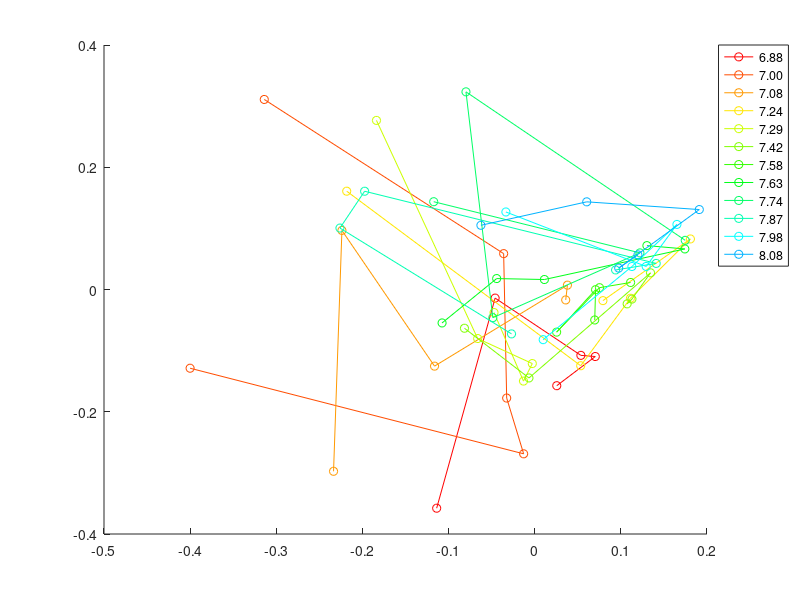
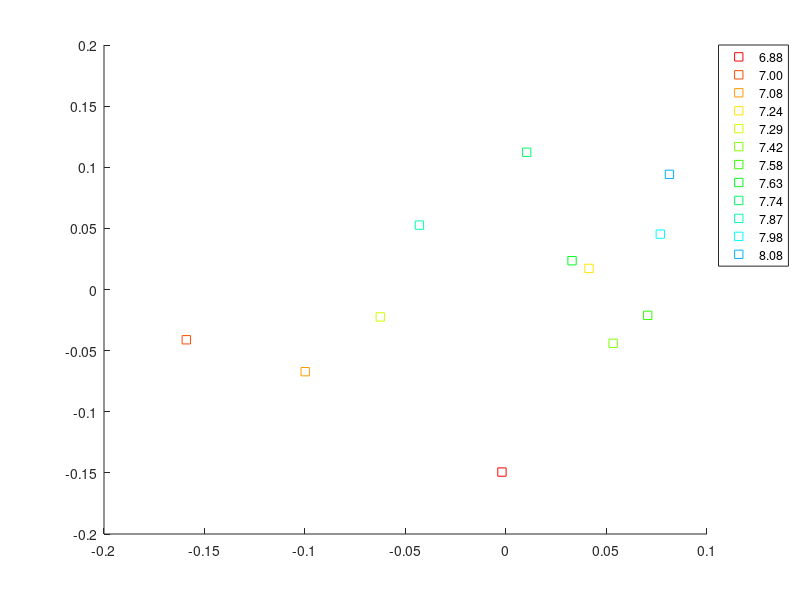
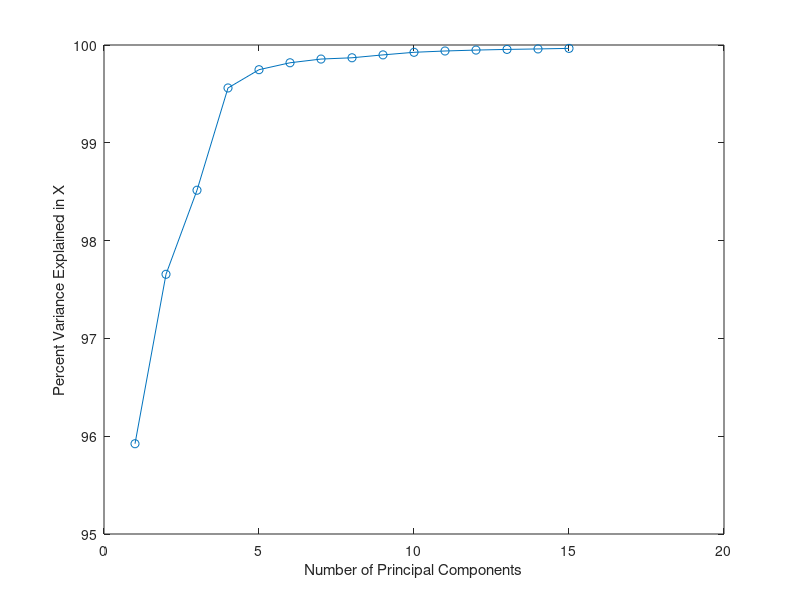
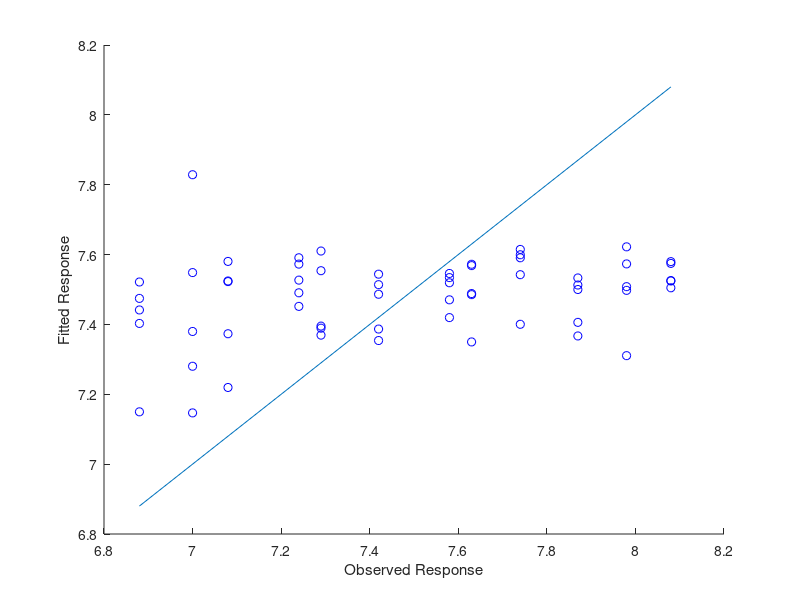

MATLAB code to generate these figures, in order:
clear; close all; clc

nlevels = 12;
nreps = 5;

%% Virtualization
fprintf('Visualizing dataset for PLS.\n\n');
cc = hsv(20);
load samples_chip1_new;
load pH2;

featurenum = size(X, 1);

X = X';
[n,m] = size(X);
[~,~,Xscores,~,~,PLSPctVar] = plsregress(X,pH);

figure('name', 'PLS');
hold on;
pHindex = zeros(nlevels, 1);
for i = 0:nlevels - 1
    plot(Xscores(i*nreps+1:i*nreps+nreps,1), Xscores(i*nreps+1:i*nreps+nreps,2), 'o-', 'color', cc(i+1,:));
    pHindex(i + 1) = i * nreps + 1;
end

legendCell = cellstr(num2str(pH(pHindex), '%.2f'));
legend(legendCell, 'Location', 'BestOutside');
hold off;

figure('name', 'PLS');
hold on;
for i = 0:nlevels - 1
    plot(mean(Xscores(i*nreps+1:i*nreps+nreps,1)), mean(Xscores(i*nreps+1:i*nreps+nreps,2)), 's', 'color', cc(i+1,:));
end
legend(legendCell, 'Location', 'BestOutside');
hold off;

fprintf('Program paused. Press enter to continue.\n\n');
pause;

%% Explaination
fprintf('Plotting the explanation of PLS.\n\n');
figure('name', 'Explain');
plot(1:15, 100*cumsum(PLSPctVar(1,1:15)),'o-');
xlabel('Number of Principal Components');
ylabel('Percent Variance Explained in X');
fprintf('Program paused. Press enter to continue.\n\n');
pause;

%% Evaluation
% Divide dataset into training set and testing set and evaluate the model.
fprintf('Divide dataset into train set and test set and evaluate the model.\n\n');
load index;

compcnt = 12;
v = zeros(compcnt*nreps, featurenum);

for k = 1:compcnt
    tot = 0;
    
    figure('name', num2str(2*k, 'PLSR with %d Components'));
    hold on;

	for i = 1:nreps
        test = (indices == i); train = ~test;
        Xtrain = X(train,:);
        pHtrain = pH(train);
        Xtest = X(test,:);
        pHtest = pH(test);
   
        [Xloadings,Yloadings,Xscores,Yscores,~,PLSPctVar] = plsregress(Xtrain,pHtrain,2*k);
        betaPLS = regress(pHtrain - mean(pHtrain), Xtrain * Xloadings(:,1:2*k));
        betaPLS = Xloadings(:,1:2*k) * betaPLS;
        
        v((k-1)*nreps+i, :) = betaPLS';
        
        betaPLS = [mean(pHtrain) - mean(Xtrain) * betaPLS; betaPLS];
        yfitPLS = [ones(size(Xtest,1),1) Xtest]*betaPLS;
        plot(pHtest,yfitPLS,'bo');
        xlabel('Observed Response');
        ylabel('Fitted Response');
    
        SMSE = (sum((yfitPLS - pHtest) .^ 2) / sum((pHtest - mean(pHtest)) .^ 2));
        tot = tot + SMSE;
    end
    lx = [min(pHtest) max(pHtest)];
    ly = lx;
    plot(lx, ly);
    hold off;

    fprintf('The average of SMSE with %d components is %f\n', 2*k, tot / nreps);
end

figure('name', 'figure for v');
[PCALoadings,PCAScores,PCAVar] = pca(v);
hold on;
for i = 0:compcnt - 1
    plot(PCAScores(i*nreps+1:i*nreps+nreps,1), PCAScores(i*nreps+1:i*nreps+nreps,2), 's-', 'color', cc(i+1,:));
end

legendCell = cellstr(num2str(((1:5)*2)', '%d components'));
legend(legendCell, 'Location', 'BestOutside');
hold off;